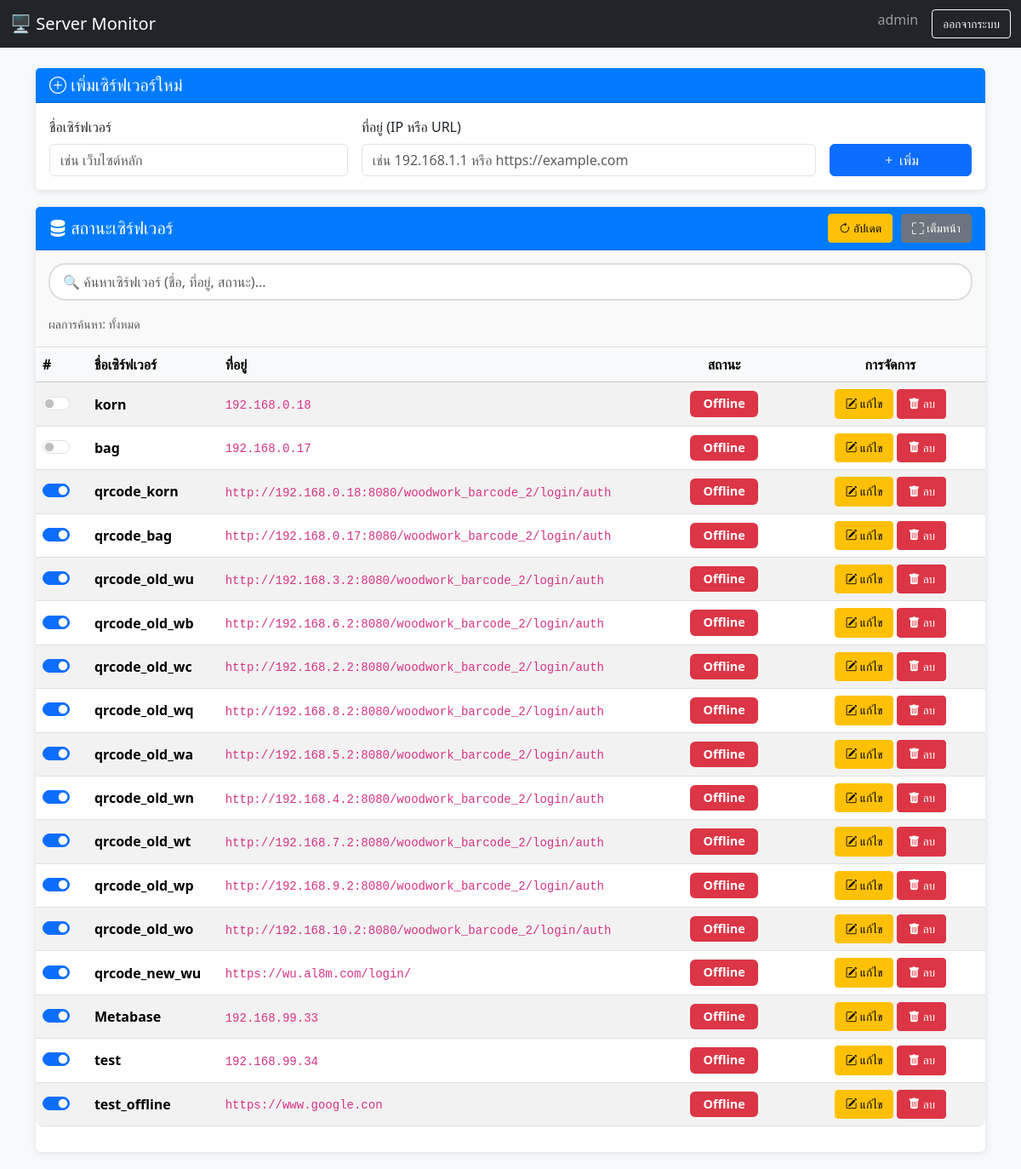
/dashboard.php (signed in), run on the app's committed database.
### tables this page shows
CREATE TABLE `servers` (
  `id` int(11) NOT NULL AUTO_INCREMENT,
  `name` varchar(100) NOT NULL,
  `address` varchar(255) NOT NULL COMMENT 'เก็บ IP หรือ URL',
  `type` enum('ip','url') NOT NULL,
  `last_check` timestamp NULL DEFAULT NULL,
  `status` varchar(20) DEFAULT 'Unknown',
  `is_active` tinyint(1) DEFAULT 1,
  PRIMARY KEY (`id`)
);

### dashboard.php (the view, shortened to what this page needs)
<?php
require_once 'config.php';
function checkServerStatus($address, $timeout = 2) {
    if (filter_var($address, FILTER_VALIDATE_IP)) {
        $host = $address;
        $port = 80;
    } else {
        $parsed = parse_url($address);
        $host = $parsed['host'] ?? $address;
        $port = $parsed['port'] ?? 80;
    }
    $fp = @fsockopen($host, $port, $errno, $errstr, $timeout);
    return 'Offline';
}
$query = "SELECT id, name, address, is_active FROM servers";
$result = $conn->query($query);
$servers = $result;
?>
<!DOCTYPE html>
<html lang="th">
<head>
    <link href="https://cdn.jsdelivr.net/npm/bootstrap@5.3.3/dist/css/bootstrap.min.css" rel="stylesheet">
    <link rel="stylesheet" href="https://cdn.jsdelivr.net/npm/bootstrap-icons@1.11.3/font/bootstrap-icons.min.css">
</head>
<body>
    <nav class="navbar navbar-expand-lg navbar-dark bg-dark">
        <div class="container-fluid">
            <a class="navbar-brand" href="#">🖥️ Server Monitor</a>
            <div class="collapse navbar-collapse" id="navbarNav">
                <ul class="navbar-nav ms-auto">
                    <li class="nav-item">
                        <span class="navbar-text me-3">
                            <?php echo htmlspecialchars($_SESSION['username']); ?>
                        </span>
                    </li>
                    <li class="nav-item">
                        <a class="btn btn-outline-light btn-sm" href="logout.php">ออกจากระบบ</a>
                    </li>
                </ul>
            </div>
        </div>
    </nav>
    <div class="container mt-4">
        <div class="card">
            <div class="card-header">
                <h5 class="mb-0"><i class="bi bi-plus-circle"></i> เพิ่มเซิร์ฟเวอร์ใหม่</h5>
            </div>
            <div class="card-body">
                <form action="actions/add_server.php" method="post">
                    <div class="row g-3">
                        <div class="col-md-4">
                            <label for="name" class="form-label">ชื่อเซิร์ฟเวอร์</label>
                            <input type="text" class="form-control" id="name" name="name" placeholder="เช่น เว็บไซต์หลัก" required>
                        </div>
                        <div class="col-md-6">
                            <label for="address" class="form-label">ที่อยู่ (IP หรือ URL)</label>
                            <input type="text" class="form-control" id="address" name="address" placeholder="เช่น 192.168.1.1 หรือ https://example.com" required>
                        </div>
                        <div class="col-md-2 align-self-end">
                            <button type="submit" class="btn btn-primary w-100">
                                <i class="bi bi-plus"></i> เพิ่ม
                            </button>
                        </div>
                    </div>
                </form>
            </div>
        </div>
        <div class="card">
            <div class="card-header">
                <div class="header-controls">
                    <div>
                        <h5 class="mb-0">
                            <i class="bi bi-server"></i> สถานะเซิร์ฟเวอร์
                        </h5>
                    </div>
                    <div style="display: flex; gap: 10px; flex-wrap: wrap;">
                        <button id="update-btn" class="btn btn-warning btn-sm" onclick="updateServerStatus()">
                            <i class="bi bi-arrow-clockwise"></i> อัปเดต
                        </button>
                        <a href="server_status.php" class="btn btn-secondary btn-sm">
                            <i class="bi bi-fullscreen"></i> เต็มหน้า
                        </a>
                    </div>
                </div>
            </div>
            <div class="card-body" style="background-color: #f9f9f9; border-bottom: 1px solid #ddd; padding: 15px;">
                <div class="search-container">
                    <input type="text" id="search-input" class="form-control" placeholder="🔍 ค้นหาเซิร์ฟเวอร์ (ชื่อ, ที่อยู่, สถานะ)...">
                </div>
                <small class="text-muted">
                    ผลการค้นหา: <span id="search-count">ทั้งหมด</span>
                </small>
            </div>
            <div class="card-body p-0">
                <div class="desktop-table">
                    <div class="table-responsive">
                        <table class="table table-striped table-hover align-middle mb-0">
                            <thead class="table-light">
                                <tr>
                                    <th>#</th>
                                    <th>ชื่อเซิร์ฟเวอร์</th>
                                    <th>ที่อยู่</th>
                                    <th class="text-center" style="width: 15%">สถานะ</th>
                                    <th class="text-center" style="width: 20%">การจัดการ</th>
                                </tr>
                            </thead>
                            <tbody id="servers-table-body">
                                <?php
                                if ($servers->num_rows > 0) {
                                    while ($server = $servers->fetch_assoc()): ?>
                                        <?php
                                            $status = checkServerStatus($server['address']);
                                            $status_class = ($status == 'Online') ? 'bg-success' : 'bg-danger';
                                        ?>
                                        <tr id="server-row-<?php echo $server['id']; ?>">
                                            <td>
                                                <div class="form-check form-switch">
                                                    <input class="form-check-input" type="checkbox" role="switch" id="switchactiveserver" data-item-id="<?php echo $server['id']; ?>" <?php echo ($server['is_active'] == true) ? 'checked' : ''; ?>>
                                                </div>
                                            </td>
                                            <td>
                                                <strong><?php echo htmlspecialchars($server['name']); ?></strong>
                                            </td>
                                            <td>
                                                <code><?php echo htmlspecialchars($server['address']); ?></code>
                                            </td>
                                            <td class="text-center">
                                                <span id="status-badge-<?php echo $server['id']; ?>" class="badge <?php echo $status_class; ?> server-status">
                                                    <?php echo $status; ?>
                                                </span>
                                            </td>
                                            <td class="text-center">
                                                <a href="actions/edit_server.php?id=<?php echo $server['id']; ?>" class="btn btn-warning btn-sm">
                                                    <i class="bi bi-pencil-square"></i> แก้ไข
                                                </a>
                                                <a href="actions/delete_server.php?id=<?php echo $server['id']; ?>" class="btn btn-danger btn-sm" onclick="return confirm('ต้องการลบเซิร์ฟเวอร์นี้หรือไม่?')">
                                                    <i class="bi bi-trash-fill"></i> ลบ
                                                </a>
                                            </td>
                                        </tr>
                                    <?php endwhile;
                                } else {
                                    echo '<tr><td colspan="4" class="text-center py-4 text-muted">ไม่พบเซิร์ฟเวอร์ใดๆ</td></tr>';
                                }
                                ?>
                            </tbody>
                        </table>
                    </div>
                </div>
                <div id="mobile-servers-container" style="padding: 15px;">
                </div>
            </div>
        </div>
    </div>
</body>
</html>

### dashboard.php (style rules this page uses)
* { margin: 0; padding: 0; box-sizing: border-box; }
body { background-color: #f8f9fa; font-family: 'Segoe UI', Tahoma, Geneva, Verdana, sans-serif; }
.card { border: none; box-shadow: 0 2px 8px rgba(0,0,0,0.1); margin-bottom: 20px; }
.card-header { background-color: #007bff; color: white; font-weight: 600; }
.table-responsive { border-radius: 8px; overflow: hidden; }
.badge { font-size: 0.9rem; padding: 8px 12px; }
.server-status { min-width: 80px; }
.btn-sm { padding: 6px 12px; font-size: 0.85rem; }
.desktop-table { display: block; }
@media (min-width: 769px) { .desktop-table { display: block; } }
.header-controls { display: flex; justify-content: space-between; align-items: center; flex-wrap: wrap; gap: 10px; }
.search-container { margin-bottom: 15px; }
.search-container input { border-radius: 20px; padding: 8px 15px; border: 2px solid #ddd; transition: border-color 0.3s; }

### data on the page
servers: name "korn", address "192.168.0.18", address "Offline"
servers: name "bag", address "192.168.0.17", address "Offline"
servers: is_active "☑", name "qrcode_korn", address "http://192.168.0.18:8080/woodwork_barcode_2/login/auth", address "Offline"
servers: is_active "☑", name "qrcode_bag", address "http://192.168.0.17:8080/woodwork_barcode_2/login/auth", address "Offline"
servers: is_active "☑", name "qrcode_old_wu", address "http://192.168.3.2:8080/woodwork_barcode_2/login/auth", address "Offline"
servers: is_active "☑", name "qrcode_old_wb", address "http://192.168.6.2:8080/woodwork_barcode_2/login/auth", address "Offline"
servers: is_active "☑", name "qrcode_old_wc", address "http://192.168.2.2:8080/woodwork_barcode_2/login/auth", address "Offline"
servers: is_active "☑", name "qrcode_old_wq", address "http://192.168.8.2:8080/woodwork_barcode_2/login/auth", address "Offline"
servers: is_active "☑", name "qrcode_old_wa", address "http://192.168.5.2:8080/woodwork_barcode_2/login/auth", address "Offline"
servers: is_active "☑", name "qrcode_old_wn", address "http://192.168.4.2:8080/woodwork_barcode_2/login/auth", address "Offline"
servers: is_active "☑", name "qrcode_old_wt", address "http://192.168.7.2:8080/woodwork_barcode_2/login/auth", address "Offline"
servers: is_active "☑", name "qrcode_old_wp", address "http://192.168.9.2:8080/woodwork_barcode_2/login/auth", address "Offline"
servers: is_active "☑", name "qrcode_old_wo", address "http://192.168.10.2:8080/woodwork_barcode_2/login/auth", address "Offline"
servers: is_active "☑", name "qrcode_new_wu", address "https://wu.al8m.com/login/", address "Offline"
servers: is_active "☑", name "Metabase", address "192.168.99.33", address "Offline"
servers: is_active "☑", name "test", address "192.168.99.34", address "Offline"
servers: is_active "☑", name "test_offline", address "https://www.google.con", address "Offline"

### other printed values
$_SESSION['username'] "admin"
